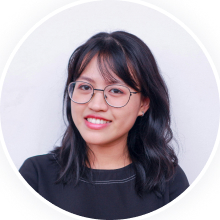
#> input picture deploy-product-customer/customer.jpg, 220 x 220 px
$ python -i compare.py   (imports and definitions only)
#> lines starting #> are read from the running program, lines starting #| are printed output that depends on the picture
#!/usr/bin/env python3
"""Compare a render with Figma, and lay out build frames as a strip.

  python3 compare.py diff  <rest.png> <figma.png> [--out=diff.png]
  python3 compare.py strip <outdir> [--out=strip.png]

diff   figma.png is get_screenshot of the same node (contentsOnly: true) at
       1:1: call it once, then again with maxDimension = the original_width
       it reports (shadow bleed makes it wider than the frame). The offset
       of the frame inside it is found automatically. Prints the mean difference and
       writes a 3x-amplified difference image: anti-aliasing shows as thin
       outlines; anything solid is a real mismatch.
strip  puts <outdir>/t*.png side by side in time order.
Needs Pillow and numpy:  pip install pillow numpy
"""
import sys
from pathlib import Path

import numpy as np
from PIL import Image

BG = (245, 248, 251)  # the page colour render.js uses


def opt(k, d):
    return next((a.split('=', 1)[1] for a in sys.argv if a.startswith(f'--{k}=')), d)


def load(p, size=None):
    im = Image.open(p).convert('RGBA')
    bg = Image.new('RGBA', im.size, BG + (255,)); bg.alpha_composite(im)
#> after `bg = Image.new('RGBA', im.size, BG + (255,))`:
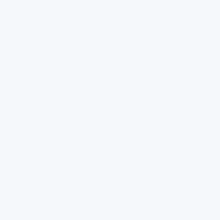
#> bg: PIL image 220x220 RGBA; mean R, G, B, A 245, 248, 251, 255
    im = bg.convert('RGB')
#> im is the input picture: PIL image 220x220 RGB; mean R, G, B 175.1, 168.1, 176.9
    return np.asarray(im.resize(size, Image.LANCZOS) if size else im, np.float32)


def diff(rest, figma, out):
    r = load(rest)
    f = load(figma)
    rh, rw = r.shape[:2]
    fh, fw = f.shape[:2]
    if fw < rw or fh < rh:
        sys.exit(f'figma image ({fw}x{fh}) is smaller than the render ({rw}x{rh}): request it at '
                 'maxDimension = its original size (1:1), not the frame width')
    # The frame may carry shadow bleed on any side: find the offset, coarse then fine.
    def score(x, y, step=1):
        return np.abs(f[y:y + rh:step, x:x + rw:step] - r[::step, ::step]).mean()
    coarse = min(((score(x, y, 4), x, y) for x in range(0, fw - rw + 1, 2) for y in range(0, fh - rh + 1, 2)))
    _, cx, cy = coarse
    best = min(((score(x, y), x, y) for x in range(max(0, cx - 2), min(fw - rw, cx + 2) + 1)
                for y in range(max(0, cy - 2), min(fh - rh, cy + 2) + 1)))
    _, x0, y0 = best
    d = np.abs(f[y0:y0 + rh, x0:x0 + rw] - r).max(axis=2)
    Image.fromarray(np.clip(d * 3, 0, 255).astype(np.uint8)).save(out)
    print(f'offset in figma image: ({x0}, {y0}); mean difference {d.mean():.2f} (0-255; about 1-2 is '
          f'anti-aliasing and photo resampling), pixels off by >40: {int((d > 40).sum())} -> {out}')


def strip(outdir, out):
    frames = sorted(Path(outdir).glob('t*.png'), key=lambda p: float(p.stem[1:]))
    ims = [Image.open(p).convert('RGB') for p in frames]
    w = 360
    ims = [im.resize((w, round(im.height * w / im.width))) for im in ims]
    s = Image.new('RGB', (len(ims) * (w + 8), max(i.height for i in ims)), 'white')
    for i, im in enumerate(ims):
        s.paste(im, (i * (w + 8), 0))
    s.save(out)
    print(f'{len(ims)} frames ({", ".join(p.stem for p in frames)}) -> {out}')


# [7 lines not run here, left out]

>>> result = load('../../../../deploy-product-customer/customer.jpg')
